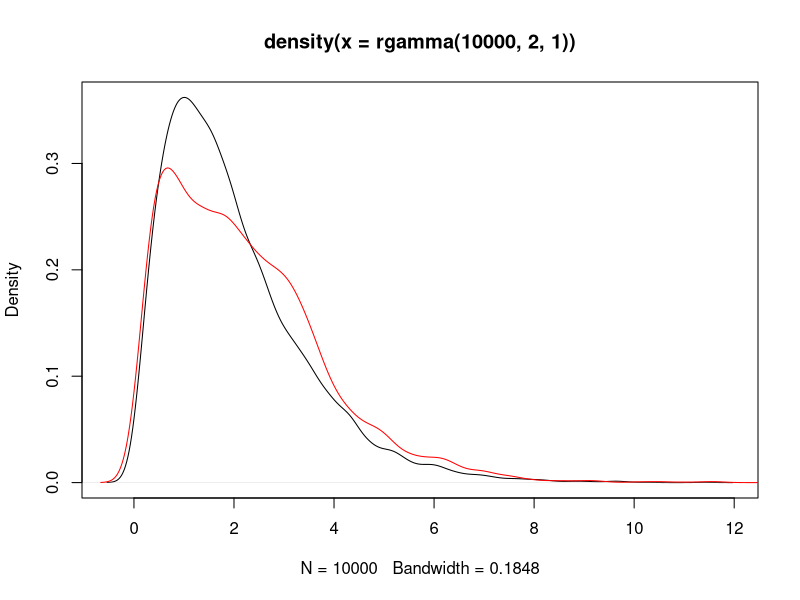

Generate this figure with R:

## Given a sample from data distribution
x = rgamma(1,2,1)

## 
M = 10000

t = 1
samplex = vector()
samplex[1] = x

## Metropolis Hasting
repeat{
  
  q = rexp(1,0.2)
  
  c = dexp(x,0.2)/dexp(q,0.2)
  
  alpha = min(1, dgamma(q,2,1)/dgamma(x,2,1) * c)

  u = runif(1,0,1)  
  
  t = t + 1
  if ( u<=alpha ){
    
    samplex[t] = q
    
  }else{
    
    samplex[t] = samplex[(t-1)]
    
  }
  
  if ( length(samplex) == M ){
    
    break
  }
  
}

plot(density(rgamma(10000,2,1)))
lines(density(samplex),col="red")
